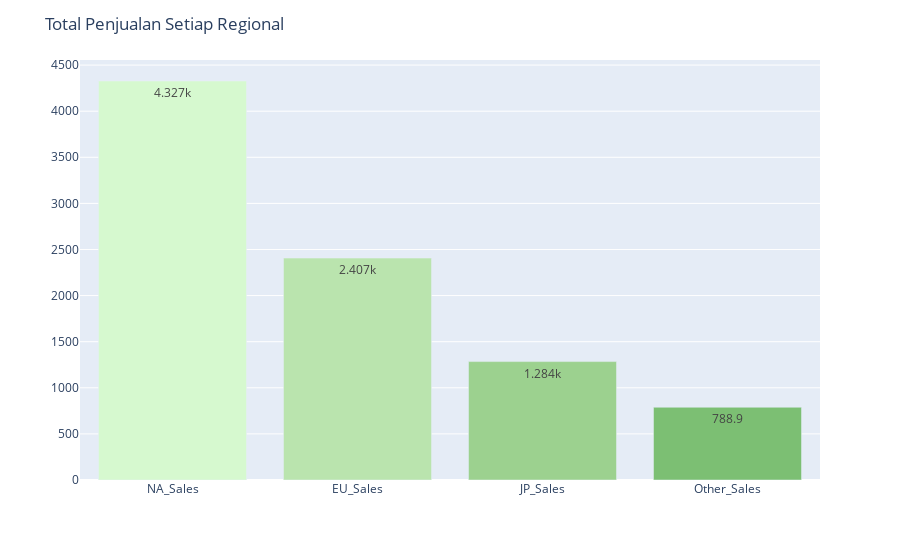

This figure's notebook cell:
### Code cell
# Show barplot
fig = px.bar(df_sales, x="Region", y="Sales", text_auto=".4s")
fig.update_traces(
    marker_color=px.colors.sequential.algae
)
fig.update_layout(
    title="Total Penjualan Setiap Regional", 
    xaxis_title="", 
    yaxis_title=""
)
fig.show()

### Figure 1 — Plotly figure (JSON) as saved in the notebook; plotly's stock layout.template omitted (floating-point values rounded to 4 significant figures)
{"data": [{"alignmentgroup": "True", "hovertemplate": "Region=%{x}<br>Sales=%{y}<extra></extra>", "legendgroup": "", "marker": {"color": ["rgb(214, 249, 207)", "rgb(186, 228, 174)", "rgb(156, 209, 143)", "rgb(124, 191, 115)", "rgb(85, 174, 91)", "rgb(37, 157, 81)", "rgb(7, 138, 78)", "rgb(13, 117, 71)", "rgb(23, 95, 61)", "rgb(25, 75, 49)", "rgb(23, 55, 35)", "rgb(17, 36, 20)"], "pattern": {"shape": ""}}, "name": "", "offsetgroup": "", "orientation": "v", "showlegend": false, "textposition": "auto", "texttemplate": "%{y:.4s}", "type": "bar", "x": ["NA_Sales", "EU_Sales", "JP_Sales", "Other_Sales"], "xaxis": "x", "y": [4327.0, 2407.0, 1284.0, 788.9], "yaxis": "y"}], "layout": {"barmode": "relative", "legend": {"tracegroupgap": 0}, "margin": {"t": 60}, "title": {"text": "Total Penjualan Setiap Regional"}, "xaxis": {"anchor": "y", "domain": [0, 1], "title": {"text": ""}}, "yaxis": {"anchor": "x", "domain": [0, 1], "title": {"text": ""}}}}
